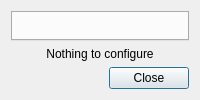
<?xml version="1.0" encoding="UTF-8"?>
<ui version="4.0">
 <class>ControllerInterfaceWindow</class>
 <widget class="QDialog" name="ControllerInterfaceWindow">
  <property name="windowTitle">
   <string>Alternate Input Sources</string>
  </property>
  <layout class="QVBoxLayout" name="mainLayout">
   <item>
    <widget class="QTabWidget" name="tabWidget"/>
   </item>
   <item>
    <widget class="QLabel" name="nothingToConfigureLabel">
     <property name="text">
      <string>Nothing to configure</string>
     </property>
     <property name="alignment">
      <set>Qt::AlignmentFlag::AlignCenter</set>
     </property>
    </widget>
   </item>
   <item>
    <widget class="QDialogButtonBox" name="buttonBox">
     <property name="standardButtons">
      <set>QDialogButtonBox::StandardButton::Close</set>
     </property>
    </widget>
   </item>
  </layout>
 </widget>
 <resources/>
 <connections/>
</ui>
